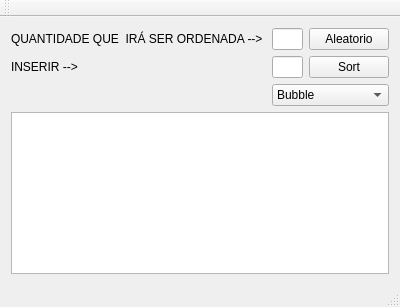
<?xml version="1.0" encoding="UTF-8"?>
<ui version="4.0">
 <class>MainWindow</class>
 <widget class="QMainWindow" name="MainWindow">
  <property name="geometry">
   <rect>
    <x>0</x>
    <y>0</y>
    <width>400</width>
    <height>307</height>
   </rect>
  </property>
  <property name="windowTitle">
   <string>ORDENACAO</string>
  </property>
  <widget class="QWidget" name="centralWidget">
   <layout class="QGridLayout" name="gridLayout">
    <item row="4" column="0" colspan="4">
     <widget class="QTextEdit" name="textEdit_Out">
      <property name="enabled">
       <bool>true</bool>
      </property>
      <property name="undoRedoEnabled">
       <bool>true</bool>
      </property>
     </widget>
    </item>
    <item row="1" column="1">
     <widget class="QLineEdit" name="lineEdit_Put"/>
    </item>
    <item row="0" column="1">
     <widget class="QLineEdit" name="lineEdit_Count"/>
    </item>
    <item row="1" column="2" colspan="2">
     <widget class="QPushButton" name="pushButton_Sort">
      <property name="text">
       <string>Sort</string>
      </property>
     </widget>
    </item>
    <item row="0" column="0">
     <widget class="QLabel" name="label_Count">
      <property name="text">
       <string>QUANTIDADE QUE  IRÁ SER ORDENADA --&gt; </string>
      </property>
     </widget>
    </item>
    <item row="1" column="0">
     <widget class="QLabel" name="label_Put">
      <property name="text">
       <string>INSERIR --&gt;</string>
      </property>
     </widget>
    </item>
    <item row="0" column="2" colspan="2">
     <widget class="QPushButton" name="pushButton_Random">
      <property name="text">
       <string>Aleatorio</string>
      </property>
     </widget>
    </item>
    <item row="3" column="1" colspan="3">
     <widget class="QComboBox" name="comboBox_Options">
      <item>
       <property name="text">
        <string>Bubble</string>
       </property>
      </item>
      <item>
       <property name="text">
        <string>Heap</string>
       </property>
      </item>
      <item>
       <property name="text">
        <string>Insert</string>
       </property>
      </item>
      <item>
       <property name="text">
        <string>Merge</string>
       </property>
      </item>
      <item>
       <property name="text">
        <string>Quick</string>
       </property>
      </item>
      <item>
       <property name="text">
        <string>Selection</string>
       </property>
      </item>
     </widget>
    </item>
   </layout>
  </widget>
  <widget class="QMenuBar" name="menuBar">
   <property name="geometry">
    <rect>
     <x>0</x>
     <y>0</y>
     <width>400</width>
     <height>20</height>
    </rect>
   </property>
  </widget>
  <widget class="QToolBar" name="mainToolBar">
   <attribute name="toolBarArea">
    <enum>TopToolBarArea</enum>
   </attribute>
   <attribute name="toolBarBreak">
    <bool>false</bool>
   </attribute>
  </widget>
  <widget class="QStatusBar" name="statusBar"/>
 </widget>
 <layoutdefault spacing="6" margin="11"/>
 <resources/>
 <connections/>
</ui>
